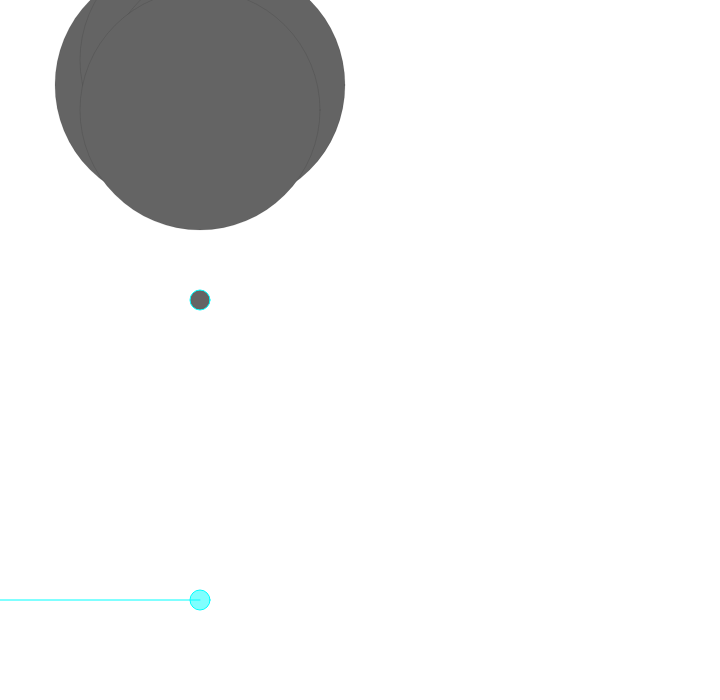
Frame 1 (no input)
Frame 60 (no input): identical to frame 1, image omitted
Frame 120 (the mouse pressed at the canvas centre since frame 60): identical to frame 1, image omitted

The p5.js sketch that drew this single still picture (run headless with seeded random() and noise() and a simulated clock; from frame 60 on, the mouse is pressed at the canvas centre):

// p5.js sketch
// ── sketch.js

// A HTML range slider
var sliderPositionLens;
var sliderPositionLight;
var heightOnWall = 300;

var wallHeight = 600;
var margin = 100;

var radius = 10;
var grow = +1;
var d = 1;

function setup() {
  createCanvas(720, wallHeight+margin);
  // hue, saturation, and brightness
  // colorMode(HSB, 255);
  // slider has a range between 0 and 255 with a starting value of 127
  sliderPositionLens = createSlider(0, wallHeight, wallHeight);

  sliderPositionLight = createSlider(0, wallHeight, wallHeight);

}

function draw() {
  background(255);
  strokeWeight(1);

  // Set the hue according to the slider
  stroke(0, sliderPositionLens.value(), 255);
  fill(0, sliderPositionLens.value(), 255, 127);
  ellipse(200, sliderPositionLens.value(), 20, 20);

fill(100);
  ellipse(200, heightOnWall, 20, 20);

  line(0, sliderPositionLight.value(), 200, sliderPositionLight.value());  

radius = map(sliderPositionLens.value(),0,wallHeight,-100,wallHeight/2.5);
// radius = sliderPositionLens.value()/5;
  for(var i = 0; i < 100;){
    stroke(0);
   strokeWeight(.1);
    i = i+50;
    ellipse(200-75+i,85,radius,radius);
    ellipse(200,10+i,radius,radius);
  }

}
